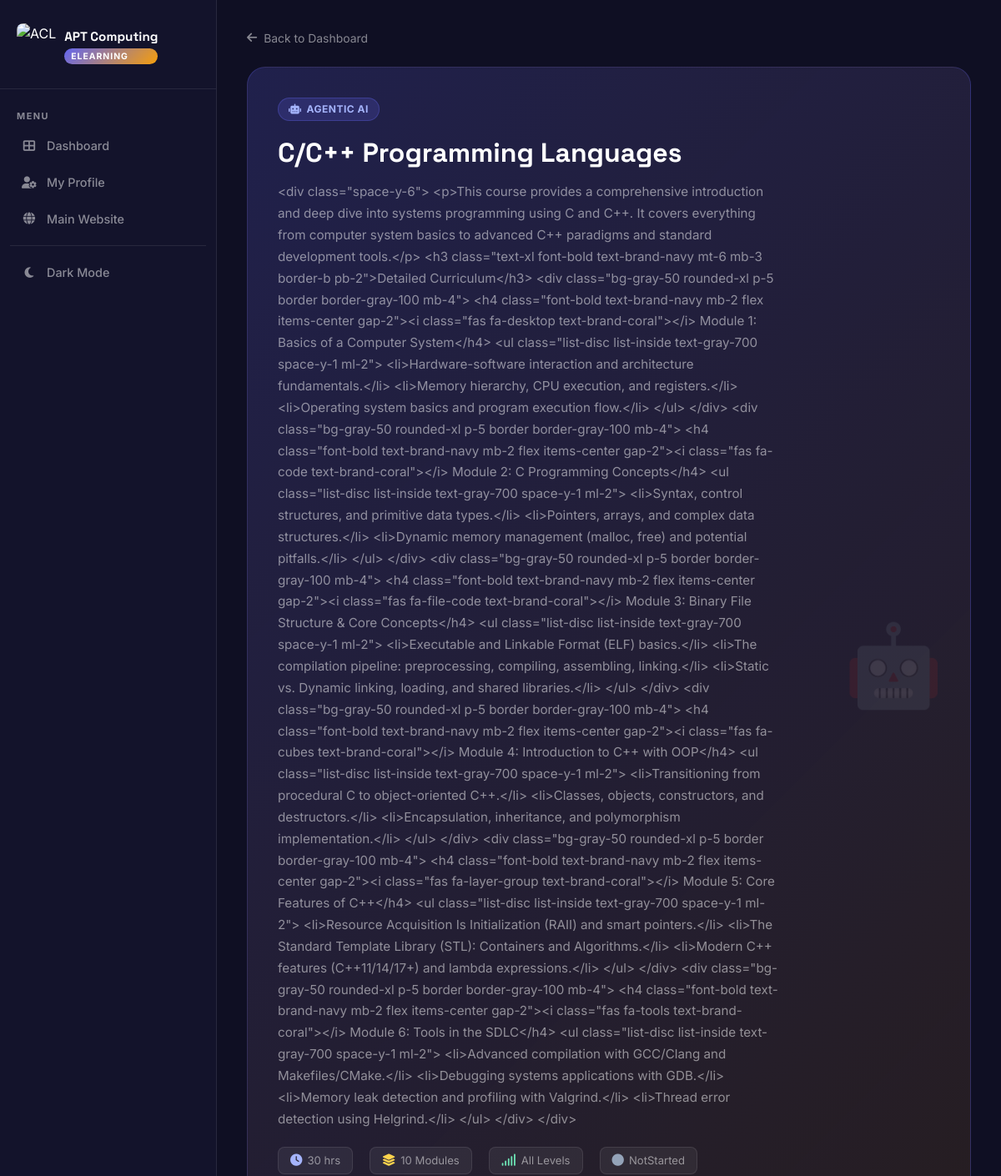
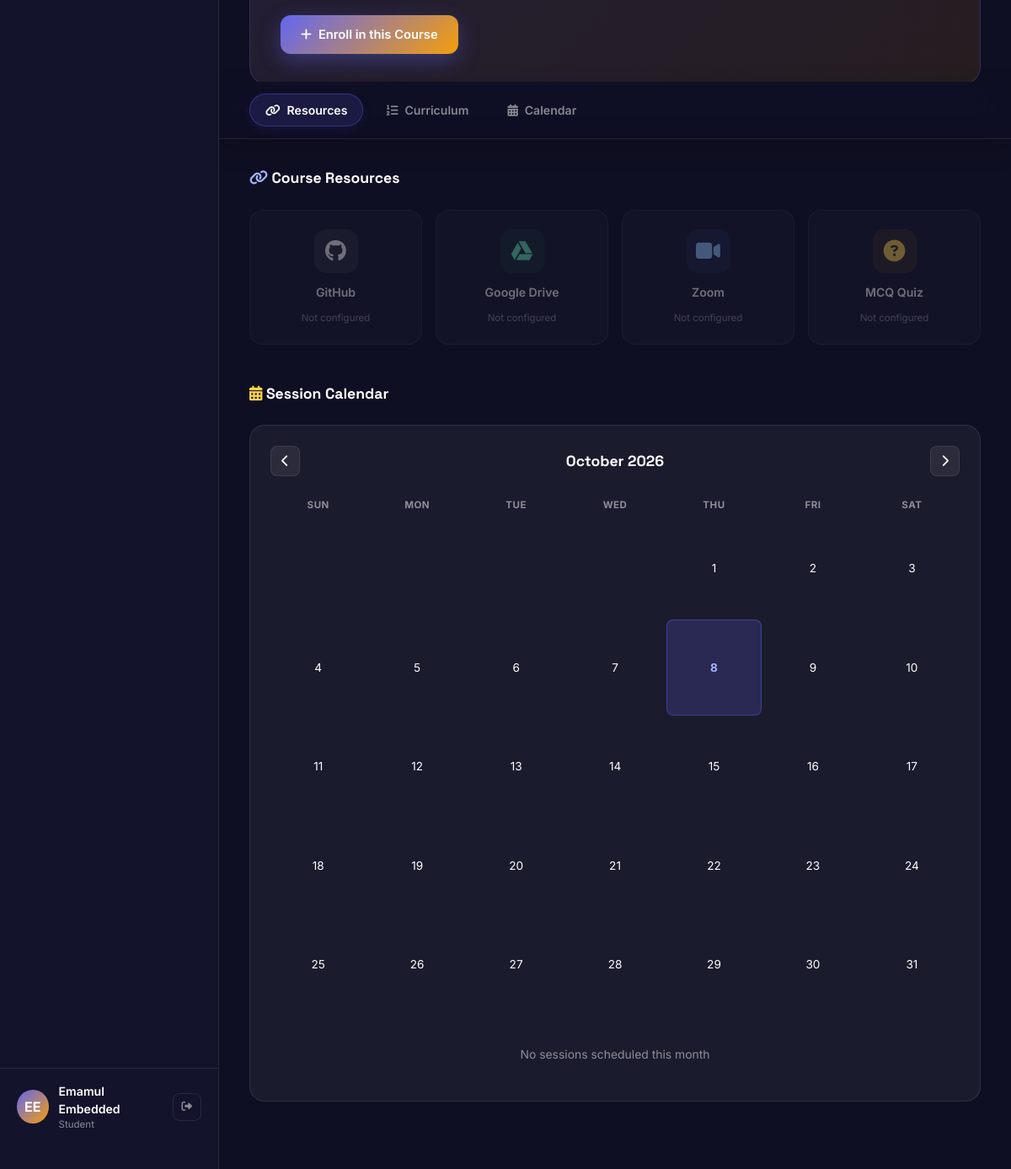
/elearning/course/2/ (signed in), run on the app's committed database (2 pictures, top to bottom).
### courses/models.py (models this page shows, shortened)
class Course(models.Model):
    title = models.CharField(max_length=200)
    slug = models.SlugField(max_length=200, unique=True)
    short_description = models.CharField(max_length=500, blank=True)
    description = models.TextField(blank=True)
    duration_weeks = models.PositiveIntegerField(default=0)
    duration_hours = models.PositiveIntegerField(default=0)
    skill_level = models.CharField(max_length=50, blank=True)
    technologies = models.CharField(max_length=200, blank=True, help_text="Comma separated list, e.g., 'Rust, Linux'")
    image = models.URLField(blank=True, null=True)
    fee = models.CharField(max_length=100, blank=True, help_text="e.g., '7000/- + GST'")
    timing = models.CharField(max_length=200, blank=True, help_text="e.g., 'Weekend course, 4:00pm to 5:00pm'")
    start_date = models.CharField(max_length=100, blank=True, help_text="e.g., '12th Sep 2026'")
    trainers = models.CharField(max_length=200, blank=True, help_text="e.g., 'Kamal Kumar Mukiri'")
    recordings_info = models.CharField(max_length=300, blank=True)
    materials_info = models.CharField(max_length=300, blank=True)
    prerequisites = models.CharField(max_length=300, blank=True)
    training_mode = models.CharField(max_length=100, blank=True, help_text="e.g., 'Online'")

### elearning/views.py (the view, shortened to what this page needs)
# urls.py: path('course/<int:course_id>/', views.course_detail, name='course_detail'),
@login_required(login_url='/elearning/')
def course_detail(request, course_id):
    course = get_object_or_404(Course, pk=course_id)
    profile, _ = StudentProfile.objects.get_or_create(user=request.user)
    folder_name = course.title.replace(' ', '')
    json_path = os.path.join(settings.BASE_DIR, 'eLearningCourse', folder_name, 'Header.json')
    header = {}
    if os.path.exists(json_path):
        with open(json_path, 'r') as f:
            try:
                header = json.load(f)
            except json.JSONDecodeError:
                header = {}
    curriculum_path = os.path.join(settings.BASE_DIR, 'eLearningCourse', folder_name, 'Curriculum.json')
    curriculum = []
    if os.path.exists(curriculum_path):
        with open(curriculum_path, 'r') as f:
            try:
                curriculum = json.load(f)
            except json.JSONDecodeError:
                curriculum = []
    total_hours = sum(
        float(m['duration'].replace(' hrs', '').replace(' hr', ''))
        for m in curriculum if 'duration' in m
    )
    raw_sessions = header.get('Calender', [])
    calendar_sessions = []
    cp = CourseProgress.objects.filter(student=profile, course=course).first()
    is_enrolled = profile.enrolled_courses.filter(pk=course_id).exists()
    topic_progress = cp.topic_progress if (cp and cp.topic_progress) else {}
    context = {
        'course': course,
        'header': header,
        'github_link': header.get('GithubLink', ''),
        'gdrive_link': header.get('Gdrive', ''),
        'zoom_link': header.get('ZoomLink', ''),
        'mcqs_link': header.get('MCQs', ''),
        'calendar_sessions': calendar_sessions,
        'calendar_sessions_json': json.dumps(calendar_sessions),
        'curriculum': curriculum,
        'total_hours': total_hours,
        'progress': cp.progress_pct if cp else 0,
        'status': cp.status if cp else 'not_started',
        'is_enrolled': is_enrolled,
        'topic_progress': topic_progress,
        'topic_progress_json': json.dumps(topic_progress),
    }
    return render(request, 'elearning/course_detail.html', context)

### templates/elearning/course_detail.html (shortened to what this page needs)
<!DOCTYPE html>
<html lang="en">
<head>
    <link href="https://cdn.jsdelivr.net/npm/bootstrap@5.1.3/dist/css/bootstrap.min.css" rel="stylesheet">
    <link rel="stylesheet" href="https://cdnjs.cloudflare.com/ajax/libs/font-awesome/6.4.0/css/all.min.css">
    {% load static %}
</head>
<body>
<aside class="sidebar">
    <div class="sidebar-logo">
        <img src="{% static 'img/ACL_Logo.png' %}" alt="ACL">
        <div>
            <div class="sidebar-logo-text">APT Computing</div>
            <span class="sidebar-badge">eLearning</span>
        </div>
    </div>
    <span class="sidebar-section-label">Menu</span>
    <ul class="sidebar-nav">
        <li><a href="{% url 'elearning:dashboard' %}"><i class="fas fa-th-large"></i> Dashboard</a></li>
        <li><a href="{% url 'elearning:profile' %}"><i class="fas fa-user-cog"></i> My Profile</a></li>
        <li><a href="{% url 'home' %}"><i class="fas fa-globe"></i> Main Website</a></li>
        <li style="margin-top: 10px; border-top: 1px solid var(--border); padding-top: 10px;">
            <a href="#" id="themeToggleBtn" onclick="toggleTheme(event)" style="cursor: pointer;">
                <i class="fas fa-moon" id="themeIcon"></i> <span id="themeLabel">Dark Mode</span>
            </a>
        </li>
    </ul>
    <div class="sidebar-footer">
        <div class="sidebar-user">
            {% if profile.avatar_url %}
                <img src="{{ profile.avatar_url }}" alt="Avatar" class="sidebar-avatar" style="object-fit: cover;">
            {% else %}
                <div class="sidebar-avatar">{{ request.user.first_name|first|upper }}{{ request.user.last_name|first|upper }}</div>
            {% endif %}
            <div>
                <div class="sidebar-username">{{ request.user.get_full_name|default:request.user.username }}</div>
                <div class="sidebar-role">Student</div>
            </div>
            <form method="POST" action="{% url 'elearning:logout' %}">
                <button type="submit" class="btn-logout" title="Logout"><i class="fas fa-sign-out-alt"></i></button>
            </form>
        </div>
    </div>
</aside>
<main class="main-content">
    <a href="{% url 'elearning:dashboard' %}" class="back-btn">
        <i class="fas fa-arrow-left"></i> Back to Dashboard
    </a>
    <div class="course-hero">
        <div class="course-badge"><i class="fas fa-robot"></i> Agentic AI</div>
        <div class="course-title">{{ course.title }}</div>
        <div class="course-desc">{{ course.description|default:"Build autonomous AI agents that reason, plan, and act using modern LLMs and agent frameworks." }}</div>
        <div class="course-meta">
            <div class="meta-pill"><i class="fas fa-clock" style="color:#a5b4fc;"></i> {% if total_hours %}{{ total_hours }} hrs{% elif course.duration_hours %}{{ course.duration_hours }} hrs{% else %}TBD{% endif %}</div>
            <div class="meta-pill"><i class="fas fa-layer-group" style="color:#fcd34d;"></i> {{ curriculum|length|default:"10" }} Modules</div>
            <div class="meta-pill"><i class="fas fa-signal" style="color:#6ee7b7;"></i> All Levels</div>
            <div class="meta-pill">
                <i class="fas fa-circle" id="heroStatusDot" style="color:{% if status == 'completed' %}#6ee7b7{% elif status == 'in_progress' %}#fcd34d{% else %}#94a3b8{% endif %};"></i>
                <span id="heroStatusText">{{ status|title|cut:"_" }}</span>
            </div>
        </div>
        {% if is_enrolled %}
        <div class="progress-bar-bg" style="max-width:500px;">
            <div class="progress-bar-fill" style="width:{{ progress }}%;"></div>
        </div>
        <div id="heroProgressLabel" style="font-size:0.78rem; color:var(--muted); margin-top:6px;">Progress: {{ progress }}%</div>
        {% else %}
        <a href="{% url 'elearning:enroll' course.id %}" style="display:inline-flex;align-items:center;gap:8px;margin-top:20px;background:linear-gradient(135deg,#6366f1,#f59e0b);color:#fff;border:none;border-radius:12px;padding:12px 24px;font-size:0.92rem;font-weight:600;text-decoration:none;cursor:pointer;transition:all .3s;box-shadow:0 8px 24px rgba(99,102,241,0.35);">
            <i class="fas fa-plus"></i> Enroll in this Course
        </a>
        {% endif %}
    </div>
    <div class="course-nav-bar">
        <a href="#resources-section" class="course-nav-link active" onclick="scrollToCourseSection(event, 'resources-section')">
            <i class="fas fa-link"></i> Resources
        </a>
        <a href="#curriculum-section" class="course-nav-link" onclick="scrollToCourseSection(event, 'curriculum-section')">
            <i class="fas fa-list-ol"></i> Curriculum
        </a>
        <a href="#calendar-section" class="course-nav-link" onclick="scrollToCourseSection(event, 'calendar-section')">
            <i class="fas fa-calendar-alt"></i> Calendar
        </a>
    </div>
    <div id="resources-section" class="course-section-block">
        <div class="section-heading">
            <h2><i class="fas fa-link" style="color:#a5b4fc;"></i> Course Resources</h2>
        </div>
    <div class="resources-grid" style="margin-bottom:32px;">
        <a href="{{ github_link }}" target="_blank" class="resource-card github {% if not github_link %}disabled{% endif %}">
            <div class="resource-icon" style="background:rgba(255,255,255,0.08);"><i class="fab fa-github" style="font-size:1.6rem;"></i></div>
            <div class="resource-label">GitHub</div>
            <div class="resource-status">{% if github_link %}Course Repository{% else %}Not configured{% endif %}</div>
        </a>
        <a href="{{ gdrive_link }}" target="_blank" class="resource-card gdrive {% if not gdrive_link %}disabled{% endif %}">
            <div class="resource-icon" style="background:rgba(16,185,129,0.12);"><i class="fab fa-google-drive" style="font-size:1.6rem;color:#6ee7b7;"></i></div>
            <div class="resource-label">Google Drive</div>
            <div class="resource-status">{% if gdrive_link %}Course Materials{% else %}Not configured{% endif %}</div>
        </a>
        <a href="{{ zoom_link }}" target="_blank" class="resource-card zoom {% if not zoom_link %}disabled{% endif %}">
            <div class="resource-icon" style="background:rgba(59,130,246,0.12);"><i class="fas fa-video" style="font-size:1.6rem;color:#93c5fd;"></i></div>
            <div class="resource-label">Zoom</div>
            <div class="resource-status">{% if zoom_link %}Join Live Session{% else %}Not configured{% endif %}</div>
        </a>
        <a href="{{ mcqs_link }}" target="_blank" class="resource-card mcqs {% if not mcqs_link %}disabled{% endif %}">
            <div class="resource-icon" style="background:rgba(245,158,11,0.12);"><i class="fas fa-question-circle" style="font-size:1.6rem;color:#fcd34d;"></i></div>
            <div class="resource-label">MCQ Quiz</div>
            <div class="resource-status">{% if mcqs_link %}Take Assessment{% else %}Not configured{% endif %}</div>
        </a>
    </div>
    </div>
    <div id="calendar-section" class="course-section-block">
        <div class="section-heading">
            <h2><i class="fas fa-calendar-alt" style="color:#fcd34d;"></i> Session Calendar</h2>
        </div>
        <div class="calendar-wrap">
            <div class="cal-header">
                <button class="cal-nav" id="prevMonth"><i class="fas fa-chevron-left"></i></button>
                <div class="cal-month" id="calMonthLabel"></div>
                <button class="cal-nav" id="nextMonth"><i class="fas fa-chevron-right"></i></button>
            </div>
            <div class="cal-grid" id="calGrid"></div>
            <div class="session-list" id="sessionList"></div>
        </div>
    </div>
</main>
</body>
</html>

### data on the page
Course: title "C/C++ Programming Languages", description "<div class=\"space-y-6\"> <p>This course provides a comprehensive introduction and deep dive into systems programming using C and C++. It covers everything from computer system basics to advanced C++ paradigms and standard development tools.</p> <h3 class=\"text-xl font-bold text-brand-navy mt-6 mb-3 border-b pb-2\">Detailed Curriculum</h3> <div class=\"bg-gray-50 rounded-xl p-5 border border-gray-100 mb-4\"> <h4 class=\"font-bold text-brand-navy mb-2 flex items-center gap-2\"><i class=\"fas fa-desktop text-brand-coral\"></i> Module 1: Basics of a Computer System</h4> <ul class=\"list-disc list-inside text-gray-700 space-y-1 ml-2\"> <li>Hardware-software interaction and architecture fundamentals.</li>…", duration_hours "30"

### other printed values
{{ request.user.first_name|first|upper }} "E"
{{ request.user.last_name|first|upper }} "E"
{{ request.user.get_full_name|default:request.user.username }} "Emamul Embedded"
{{ curriculum|length|default:"10" }} "10"
{{ status|title|cut:"_" }} "NotStarted"
